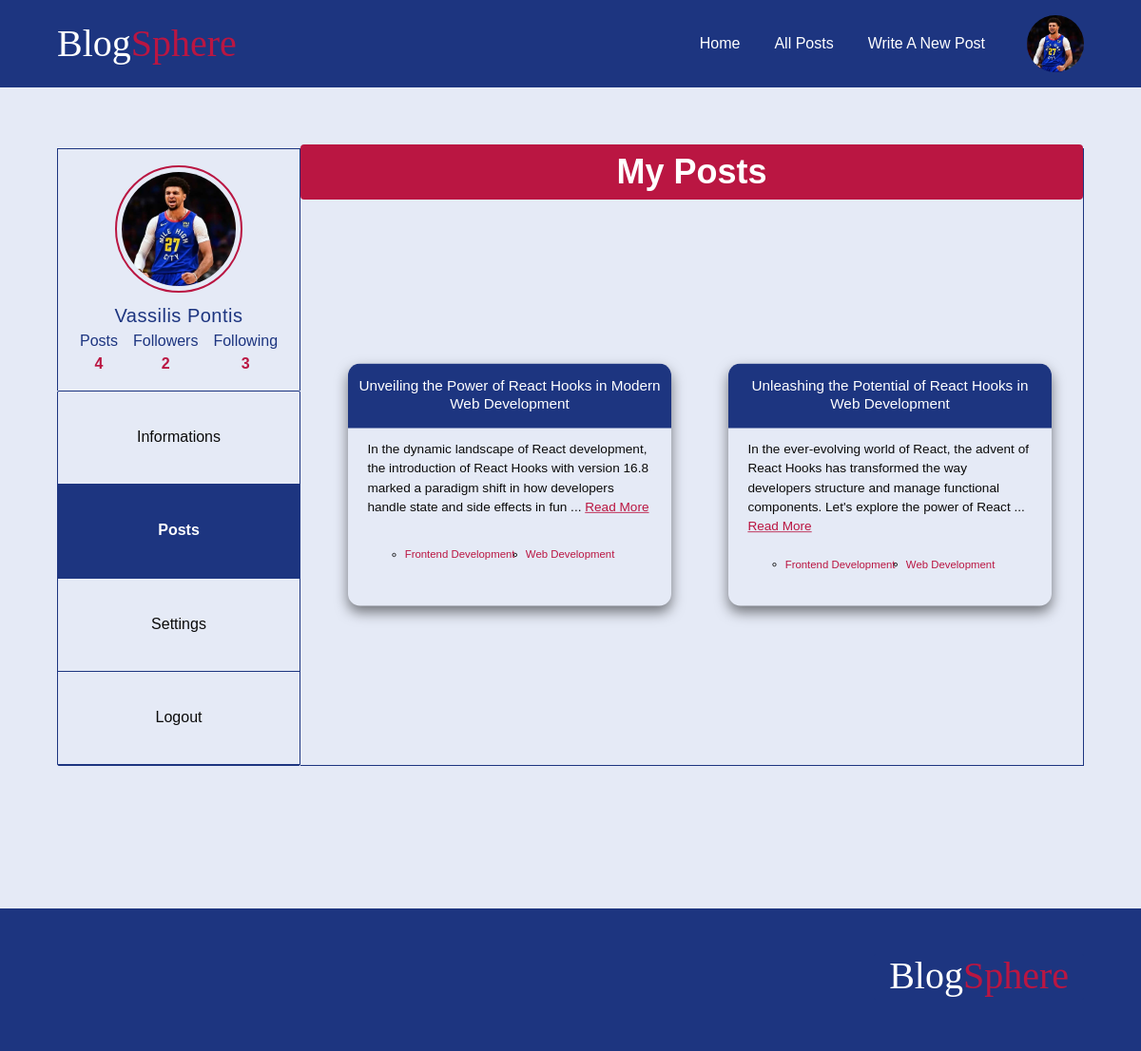
Page /account/MyProfile/?tab=posts (signed in) on the committed database.
### blog/models.py (models this page shows, shortened)
class Navigation(models.Model):
    text= models.CharField(max_length=100)
    destination= models.CharField(max_length=100)

class Post(models.Model):
    title = models.CharField(max_length=100)
    author = models.ForeignKey(User,  on_delete=models.CASCADE)
    body = models.TextField()
    created_at = models.DateField(auto_now=True)
    tags = models.ManyToManyField(Tag)
    slug = models.SlugField(unique=True, editable= False, blank= True, db_index=True, default='')

class Tag(models.Model):
    name = models.CharField(max_length=100)
    def __str__(self):
        return f'{self.name}'

### accounts/models.py (models this page shows, shortened)
class Profile(models.Model):
    MALE = 'M'
    FEMALE = 'F'
    OTHER = 'O'
    GENDER_CHOICES = [
        (MALE, 'Male'),
        (FEMALE, 'Female'),
        (OTHER, 'Other'),
    ]
    user = models.OneToOneField(User, on_delete=models.CASCADE)
    bio = models.TextField(blank=True,null=True,  max_length = 400)
    profile_pic = models.ImageField( blank=True, null=True)
    gender = models.CharField(null=True,  max_length=1,choices=GENDER_CHOICES, default= MALE)
    birthday = models.DateField(null=True, blank = True, default=default_date)
    job = models.CharField(blank=True, null=True,  max_length = 400)
    first_name = models.CharField(null=True, blank=True, max_length=100)
    last_name = models.CharField(null=True, blank=True, max_length=100)
    email = models.EmailField(null=True, blank=True,  max_length=254)
    full_name = models.CharField(null=True, max_length = 200, blank= True)
    country = models.CharField(null=True, blank=True, max_length=100)
    city = models.CharField(null=True, blank=True, max_length=100)
    following = models.ManyToManyField('self',symmetrical=False, blank=True)
    followers = models.ManyToManyField("self", related_name="followed_by", symmetrical=False, blank=True)

### accounts/views.py (the view)
# urls.py: path('MyProfile/', views.myProfile, name='editProfile'),
def myProfile(request):
     tab = request.GET.get('tab')
     user_profile = Profile.objects.get(user = request.user)
     user = User.objects.get(id = request.user.id)
     my_posts = Post.objects.filter(author = user)
     if request.method == "POST":
        form = UserForm(request.POST, instance=user_profile)
        if form.is_valid():
            user_profile.first_name = form.cleaned_data['first_name']
            user_profile.last_name = form.cleaned_data['last_name']
            user_profile.email = form.cleaned_data['email']
            user.save()
            user_profile.save()
            messages.success(request, 'Profile updated successfully')
            return redirect('home')
        else:
            messages.error(request, 'Something went wrong')
     else:
        form = UserForm(instance=user_profile)
     context ={
         'form': form,
         'tab': tab,
         "my_posts": my_posts,
         "user_profile": user_profile
     }
     return render(request, 'account/myProfile.html', context)

### blog/context_processors.py (called while the page is built)
def render_Nav_processor(request):
  if request.user.is_authenticated:
    navigation_links = Navigation.objects.exclude(destination = 'login')
  else:
    navigation_links = Navigation.objects.exclude(destination = 'logout').exclude(destination = 'editProfile')
  return  {
        'nav_links': navigation_links
    }

### accounts/templates/account/myProfile.html (shortened to what this page needs)
{% extends "layout.html" %}
{% load static %}
{% block style %}
<link rel="stylesheet" href="{% static 'otherUserProfile.css'%}">
<link rel="stylesheet" href="{% static 'myProfile.css'%}">
<link rel="stylesheet" href="{% static 'article.css' %}">
{% endblock style %}
{% block content %}
<section class="user-profile">
   <div class="user-settings">
<div class="user-image-container">
{% if user_profile.profile_pic  %}
<img class="user-image" src="{{user_profile.profile_pic.url}}" alt="User's profile picture">
{% else %}
<img class="no-picture" src="{% static 'images/no-profile-picture.svg' %}" alt="">
{% endif %}
{% if user_profile.first_name and user_profile.last_name %}
<span class="user-fullname">
   {{user_profile.first_name}} {{user_profile.last_name}}
  </span>
   {% else %}
   <span class="user-fullname">
   {{request.user}}
   </span>
      {% endif %}
<div>
  <div role="table" class="table">
    <div role="row" class="col">
        <div role="columnheader" class="th">Posts</div>
        <div  role="cell" class="td">{{ user_profile.user.post_set.all.count }}</div>
    </div>
    <div role="row" class="col">
        <div role="columnheader" class="th">Followers</div>
        <div  role="cell" class="td">{{ user_profile.followers.count }}</div>
    </div>
    <div role="col" class="col">
        <div role="columnheader" class="th">Following</div>
        <div  role="cell" class="td">{{user_profile.following.count}}</div>
    </div>
   </div>
  </div>
</div>
 <ul class="settings-list">
  <li><a class="{% if tab == 'informations' %} tab-active {% endif %}" href="{% url 'editProfile' %}?tab=informations">Informations</a></li>
   <li><a class="{% if tab == 'posts' %} tab-active {% endif %}" href="{% url 'editProfile' %}?tab=posts">Posts</a></li>
   <li><a class="{% if tab == 'settings' %} tab-active {% endif %}" href="{% url 'editProfile' %}?tab=settings">Settings</a></li>
   <li><a  href="{% url 'logout' %}">Logout</a></li>
 </ul>
</div>
<section class="user-information">
    {% if tab == 'posts' %}
    <h1 class="tab-heading">My Posts </h1>
      {% include "account/components/myProfile/posts.html" %}
    {% endif %}
</section>
</section>
{% endblock content %}

### templates/components/header.html (shortened to what this page needs)
{% load static%}
{% block style %}
<link rel="stylesheet" href="{% static "header.css"%}">
<link rel="stylesheet" href="{% static "article.css"%}">
{% endblock  %}
<header class="nav-header" >
    <div class="container header">
      <div>
       <span class="logo">Blog<span class="brand-accent">Sphere
    </div><nav >
    <ul class="nav">
     {% for link in nav_links %}
       <li>
        <a href="{% url link.destination %}">{{ link.text | title }}</a>
       </li>
       {% endfor %}
       {% if request.user.profile %}
       <button id="profile-pic" >
        {% if request.user.profile.profile_pic %}
        <img class="profile-picture" src="{{ request.user.profile.profile_pic.url }}" alt="Profile Picture">
     {% endif %}
    </button>{% endif %}
    </ul>
</nav>
</div>
</header>

### templates/components/article.html (shortened to what this page needs)
{% load static %}
<li class="post ">
                <a href="{% url 'post' post.slug %}">
        <div class="title-container">
            <h3 class="post-title">{{ post.title }}</h3>
        </div>
        <div class="content">
            <p class="post-content">
                {{ post.body|slice:":175" }}
                {% if post.body|length > 175 %}
                ... <a class="read_more" href="{% url 'post' post.slug %}">Read More</a>
                {% endif %}
            </p>
        </a>
            <div class="row">
                <ul class="tags">
                    {% for tag in post.tags.all %}
                        <li><a href="{% url 'posts'%}?tag={{tag}}" class="tag"> {{tag}}</a></li>
                    {% endfor %}
                </ul>
            </div>
    </li>

### static/global.css (style rules this page uses)
:root { --main-clr: #1d3580; --main-hover-clr: #2c489cd0; --main-hover-link-clr: #2c489c4d; --main-clr-light: #1d3680bd; --heading-clr: #1d3580; --heading2-clr: #fff; --accent-clr: #ba1642; --focus-clr: #e4724f13; --error-text-clr: rgb(231, 48, 16); --error-bg-clr: rgba(255, 187, 175, 0.012); --nav-text-clr: #fff; --main-text-clr: #181313; --fs-800: 2.5rem; --fs-750: 2.25rem; --fs-700: 2rem; --fs-650: 1.75rem; --fs-600: 1.5rem; --fs-550: 1.25rem; --fs-500: 1rem; --fs-450: 0.975rem; --fs-400: 0.9375rem; --fs-350: 0.875rem; --fs-300: 0.8375rem; --heading-align: center; --gutter-y-200: 0.75rem; --gutter-y-300: 1rem; --gutter-y-400: 1.25rem; --gutter-y-600: 2rem; --gutter-y-900: 5rem; --gutter-x-600: 2rem; }
* { margin: 0; padding: 0; box-sizing: border-box; }
img, svg, picture { display: block; max-width: 100%; }
input, text, label,textarea, select, button { font-size: inherit; font-family: inherit; }
button { cursor: pointer; }
body { font-size: var(--fs-500); line-height: 1.5; font-family: 'Franklin Gothic Medium', 'Arial Narrow', Arial, sans-serif; color: var(--main-text-clr); background-color: #e5eaf6; }
h1 { text-align: var(--heading-align); color: var(--heading-clr); margin-top: var(--gutter-y-600); font-size: var(--fs-750); line-height: 1.1; margin-bottom: var(--gutter-y-300); }
.container { width: 100%; max-width: min(90%, 90rem); margin-inline: auto; }
a:link, a:visited { text-decoration: none; color: #0b0b0b; }

### static/otherUserProfile.css (style rules this page uses)
.user-profile { margin-block: 4em; display: grid; grid-template-columns: 23.5rem 1fr; gap: 3rem; align-items: start; }
.user-image-container { max-width: 350px; margin-top: var(--gutter-y-600) }
.user-image, .no-picture { max-width:350px; width:100%; outline:2px solid var(--heading-clr); outline-offset: 5px; border-radius: 10px; aspect-ratio: 1 / 1; object-fit: cover; object-position: center; margin-inline: auto; }
.user-information { display: grid; }
.user-fullname { display: block; color:var(--main-clr); font-size: var(--fs-550); text-align: center; letter-spacing: .5px; margin-top: var(--gutter-y-300); }
.row { display: flex; gap: 0; margin-bottom: 1.25em; }
.post { overflow: hidden; }
h3 { text-align: center; color: var(--main-clr); font-weight: 500; font-size: 1.125rem; }
.table { display: grid; grid-template-columns: repeat(3, .1fr); text-align: center; gap: 1rem; justify-content: center; font-weight: 100; font-family: Arial, Helvetica, sans-serif; }
.th { font-size: var(--fs-500); color: var(--main-clr); }
.td { color: var(--accent-clr); font-weight: 700; }

### static/article.css (style rules this page uses)
.post { margin: 2rem auto; box-shadow: 0 8px 16px rgba(0, 0, 0, 0.5); width: 400px; padding-bottom: 1em; color: #0b0b0b; display: flex; flex-direction: column; justify-content: space-between; border-radius: 15px; transform: scale(0.85); transition: all .25s ease-out; min-height: 300px; }
.content { padding-inline:1.5em; display: flex; flex-direction: column; flex: 1; }
.title-container { border-top-right-radius: 15px; border-top-left-radius: 15px; }
.row { display: flex; flex-wrap: wrap; margin-top: 1.25em; font-size: .9375rem; flex: 1; column-gap:1rem; align-items: center; }
.row ul { row-gap: 0.25em; text-align: center; margin-inline: auto; }
.tags { display: flex; font-size: .8375rem; line-height: 1; flex-wrap: wrap; justify-content: center; align-items: center; gap: 1em; }
.read_more { color: var(--accent-clr) !important; text-decoration: underline !important; }
.go-back-btn, .tag:link, .tag:visited { color: var(--accent-clr) !important; }
.post-title { font-size: 1.125rem; margin-bottom: .75em; display: inline-flex; align-items: center; text-align: center; background-color: var(--heading-clr); color: white; padding-block: .75em; padding-inline:.5em; min-height: 80px; line-height: 1.2; width:100%; justify-content: center; }

### rows in the picture
Navigation: text "Home"
Navigation: text "All Posts"
Navigation: text "Write A New Post"
Profile: profile_pic (picture), first_name "Vassilis", last_name "Pontis", user.post_set.all.count "4", followers.count "2", following.count "3"
Post: title "Unveiling the Power of React Hooks in Modern Web Development", body "In the dynamic landscape of React development, the introduction of React Hooks with version 16.8 marked a paradigm shift in how developers handle state and side effects in fun", shows "Read More"
Tag: name "Frontend Development"
Tag: name "Web Development"
Post: title "Unleashing the Potential of React Hooks in Web Development", body "In the ever-evolving world of React, the advent of React Hooks has transformed the way developers structure and manage functional components. Let's explore the power of React", shows "Read More"
